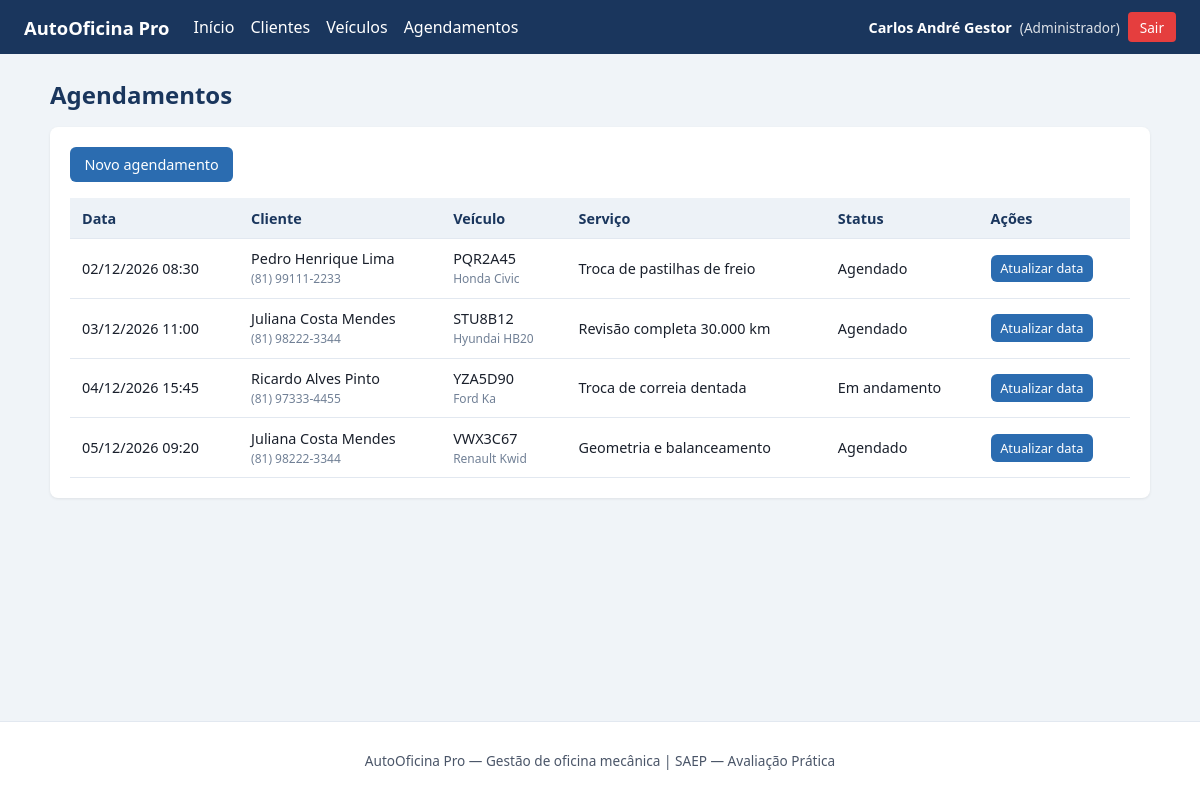
Page /sistema/agendamentos/listar.php (signed in) on the committed database.
### tables this page shows
CREATE TABLE agendamentos (
  id INT AUTO_INCREMENT PRIMARY KEY,
  cliente_id INT NOT NULL,
  veiculo_id INT NOT NULL,
  data_agendamento DATETIME NOT NULL,
  servico VARCHAR(150) NOT NULL,
  status VARCHAR(30) NOT NULL DEFAULT 'Agendado',
  observacoes TEXT NULL,
  CONSTRAINT fk_agendamentos_cliente
    FOREIGN KEY (cliente_id) REFERENCES clientes(id)
    ON UPDATE CASCADE ON DELETE RESTRICT,
  CONSTRAINT fk_agendamentos_veiculo
    FOREIGN KEY (veiculo_id) REFERENCES veiculos(id)
    ON UPDATE CASCADE ON DELETE RESTRICT
);

CREATE TABLE clientes (
  id INT AUTO_INCREMENT PRIMARY KEY,
  nome VARCHAR(100) NOT NULL,
  cpf VARCHAR(255) NOT NULL COMMENT 'CPF criptografado AES-256-CBC',
  telefone VARCHAR(20) NULL,
  email VARCHAR(120) NULL
);

CREATE TABLE veiculos (
  id INT AUTO_INCREMENT PRIMARY KEY,
  cliente_id INT NOT NULL,
  placa VARCHAR(10) NOT NULL,
  marca VARCHAR(50) NOT NULL,
  modelo VARCHAR(50) NOT NULL,
  ano INT NULL,
  CONSTRAINT fk_veiculos_cliente
    FOREIGN KEY (cliente_id) REFERENCES clientes(id)
    ON UPDATE CASCADE ON DELETE RESTRICT
);

### sistema/config/sessao.php (called while the page is built, shortened)
<?php
function base_url(string $path = ""): string
{
    $script = str_replace("\\", "/", dirname($_SERVER["SCRIPT_NAME"] ?? ""));
    if (preg_match("#/(clientes|veiculos|agendamentos)$#", $script)) {
        $script = dirname($script);
    }
    $base = rtrim($script, "/");
    $path = ltrim($path, "/");
    return $base . ($path !== "" ? "/" . $path : "");
}
function usuario_logado(): ?array
{
    return [
        "id"     => $_SESSION["usuario_id"],
        "nome"   => $_SESSION["usuario_nome"] ?? "",
        "email"  => $_SESSION["usuario_email"] ?? "",
        "perfil" => $_SESSION["usuario_perfil"] ?? "",
    ];
}

### sistema/agendamentos/listar.php (the view, shortened to what this page needs)
<?php
require_once __DIR__ . "/../config/conexao.php";
require_once __DIR__ . "/../config/sessao.php";
$sql = "SELECT a.id, a.data_agendamento, a.servico, a.status, a.observacoes,
               c.nome AS cliente_nome, c.telefone AS cliente_telefone,
               v.placa, v.marca, v.modelo
        FROM agendamentos a
        INNER JOIN clientes c ON c.id = a.cliente_id
        INNER JOIN veiculos v ON v.id = a.veiculo_id
        ORDER BY a.data_agendamento ASC";
$agendamentos = $conn->query($sql);
require __DIR__ . "/../includes/header.php";
?>
<h1 class="page-title">Agendamentos</h1>
<div class="card">
    <div class="toolbar">
        <a class="btn" href="cadastrar.php">Novo agendamento</a>
    </div>
    <?php if ($agendamentos->num_rows === 0): ?>
        <p class="empty">Nenhum agendamento cadastrado.</p>
    <?php else: ?>
        <table class="data">
            <thead>
            <tr>
                <th>Data</th>
                <th>Cliente</th>
                <th>Veículo</th>
                <th>Serviço</th>
                <th>Status</th>
                <th>Ações</th>
            </tr>
            </thead>
            <tbody>
            <?php while ($a = $agendamentos->fetch_assoc()): ?>
                <tr>
                    <td><?= date("d/m/Y H:i", strtotime($a["data_agendamento"])) ?></td>
                    <td>
                        <?= htmlspecialchars($a["cliente_nome"]) ?><br>
                        <small style="color:#718096"><?= htmlspecialchars($a["cliente_telefone"] ?? "") ?></small>
                    </td>
                    <td>
                        <?= htmlspecialchars($a["placa"]) ?><br>
                        <small style="color:#718096"><?= htmlspecialchars($a["marca"] . " " . $a["modelo"]) ?></small>
                    </td>
                    <td><?= htmlspecialchars($a["servico"]) ?></td>
                    <td><?= htmlspecialchars($a["status"]) ?></td>
                    <td>
                        <a class="btn btn-sm" href="editar.php?id=<?= (int)$a["id"] ?>">Atualizar data</a>
                    </td>
                </tr>
            <?php endwhile; ?>
            </tbody>
        </table>
    <?php endif; ?>
</div>
<?php require __DIR__ . "/../includes/footer.php"; ?>

### sistema/includes/header.php (shortened to what this page needs)
<?php
$u = usuario_logado();
?>
<!DOCTYPE html>
<html lang="pt-BR">
<head>
    <link rel="stylesheet" href="<?= htmlspecialchars(base_url("css/style.css")) ?>">
</head>
<body>
<header class="topbar">
    <div class="brand">
        <a href="<?= htmlspecialchars(base_url("dashboard.php")) ?>">AutoOficina Pro</a>
    </div>
    <?php if ($u): ?>
    <nav class="nav">
        <a href="<?= htmlspecialchars(base_url("dashboard.php")) ?>">Início</a>
        <a href="<?= htmlspecialchars(base_url("clientes/listar.php")) ?>">Clientes</a>
        <a href="<?= htmlspecialchars(base_url("veiculos/listar.php")) ?>">Veículos</a>
        <a href="<?= htmlspecialchars(base_url("agendamentos/listar.php")) ?>">Agendamentos</a>
    </nav>
    <div class="userbox">
        <span class="user-name"><?= htmlspecialchars($u["nome"]) ?></span>
        <span class="user-perfil">(<?= htmlspecialchars($u["perfil"]) ?>)</span>
        <a class="btn-sair" href="<?= htmlspecialchars(base_url("logout.php")) ?>">Sair</a>
    </div>
    <?php endif; ?>
</header>
<main class="container">

### sistema/includes/footer.php (shortened to what this page needs)
</main>
<footer class="footer">
    <p>AutoOficina Pro — Gestão de oficina mecânica | SAEP — Avaliação Prática</p>
</footer>
</body>
</html>

### sistema/css/style.css (style rules this page uses)
:root { --azul: #1a365d; --azul-m: #2b6cb0; --cinza: #4a5568; --fundo: #f0f4f8; --branco: #fff; --ok: #276749; --erro: #c53030; --borda: #e2e8f0; }
* { box-sizing: border-box; }
body { margin: 0; font-family: system-ui, -apple-system, Segoe UI, Roboto, sans-serif; background: var(--fundo); color: #1a202c; min-height: 100vh; display: flex; flex-direction: column; }
.topbar { background: var(--azul); color: var(--branco); display: flex; align-items: center; gap: 1.5rem; padding: 0.75rem 1.5rem; flex-wrap: wrap; }
.topbar a { color: var(--branco); text-decoration: none; }
.brand a { font-weight: 700; font-size: 1.15rem; }
.nav { display: flex; gap: 1rem; flex: 1; }
.userbox { display: flex; align-items: center; gap: 0.5rem; font-size: 0.9rem; }
.user-name { font-weight: 600; }
.user-perfil { opacity: 0.85; font-size: 0.85rem; }
.btn-sair { background: #e53e3e; padding: 0.35rem 0.75rem; border-radius: 4px; font-size: 0.85rem; }
.container { width: min(1100px, 94%); margin: 1.5rem auto; flex: 1; }
.footer { text-align: center; padding: 1rem; color: var(--cinza); font-size: 0.85rem; border-top: 1px solid var(--borda); background: var(--branco); }
h1.page-title { margin: 0 0 1rem; color: var(--azul); font-size: 1.5rem; }
.card { background: var(--branco); border-radius: 8px; padding: 1.25rem; box-shadow: 0 1px 3px rgba(0,0,0,0.08); margin-bottom: 1.25rem; }
.toolbar { display: flex; flex-wrap: wrap; gap: 0.75rem; align-items: center; margin-bottom: 1rem; }
.btn { display: inline-block; padding: 0.5rem 0.9rem; border-radius: 6px; border: none; cursor: pointer; font-size: 0.9rem; text-decoration: none; color: white; background: var(--azul-m); }
.btn-sm { padding: 0.3rem 0.6rem; font-size: 0.8rem; }
table.data { width: 100%; border-collapse: collapse; font-size: 0.9rem; }
table.data th, table.data td { padding: 0.65rem 0.75rem; text-align: left; border-bottom: 1px solid var(--borda); }
table.data th { background: #edf2f7; color: var(--azul); font-weight: 600; }

### rows in the picture
agendamentos: data_agendamento "02/12/2026 08:30", cliente.nome "Pedro Henrique Lima", cliente.telefone "(81) 99111-2233", veiculo.placa "PQR2A45", veiculo.modelo "Honda Civic", servico "Troca de pastilhas de freio", status "Agendado"
agendamentos: data_agendamento "03/12/2026 11:00", cliente.nome "Juliana Costa Mendes", cliente.telefone "(81) 98222-3344", veiculo.placa "STU8B12", veiculo.modelo "Hyundai HB20", servico "Revisão completa 30.000 km", status "Agendado"
agendamentos: data_agendamento "04/12/2026 15:45", cliente.nome "Ricardo Alves Pinto", cliente.telefone "(81) 97333-4455", veiculo.placa "YZA5D90", veiculo.modelo "Ford Ka", servico "Troca de correia dentada", status "Em andamento"
agendamentos: data_agendamento "05/12/2026 09:20", cliente.nome "Juliana Costa Mendes", cliente.telefone "(81) 98222-3344", veiculo.placa "VWX3C67", veiculo.modelo "Renault Kwid", servico "Geometria e balanceamento", status "Agendado"

### other values in the picture
$u["nome"] "Carlos André Gestor"
$u["perfil"] "Administrador"
